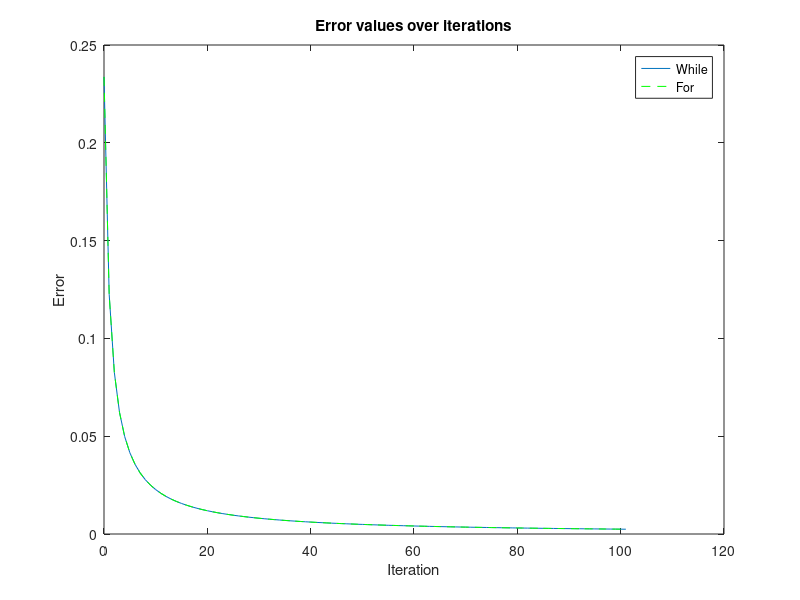
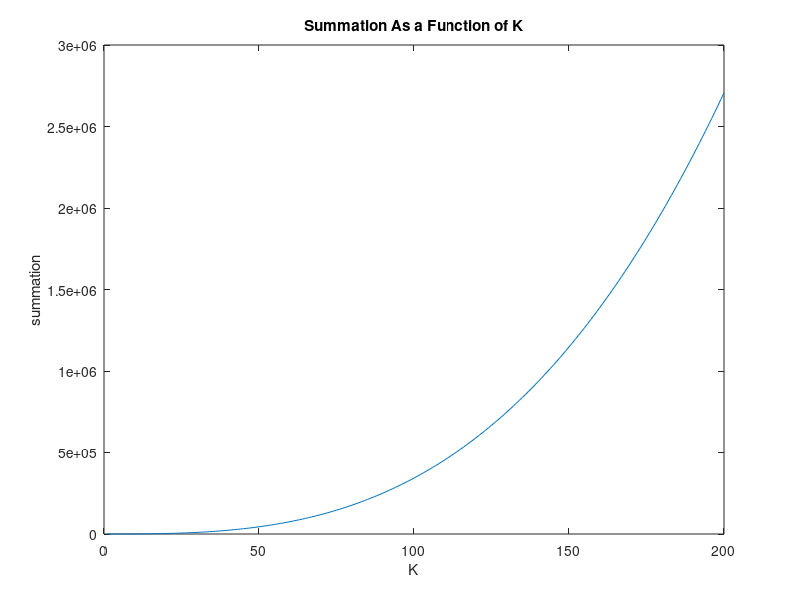
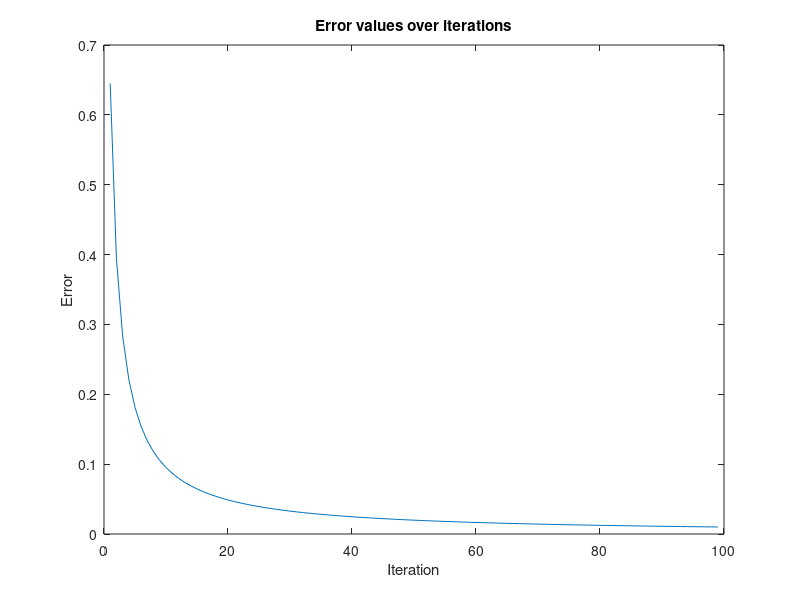

Write the MATLAB code that produced these figures, in order.
clc
clearvars
%% **************************Q_10**************************
n = 0;
sum_w = 0;   %Summation of while
sum_f = 0;   %Summation of for
exact_value1 = pi^2 / 8;
iteration = 0:101;
while(n<=101)
    sum_w = sum_w + 1/(2*n+1)^2;
    error_w(n+1) = abs(exact_value1 - sum_w);
    n = n+1;
end

figure(1)

plot(iteration, error_w)
hold on

for i = 0:101
    sum_f = sum_f + 1/(2*i+1)^2;
    error_f(i+1) = abs(exact_value1 - sum_f);
end

plot(iteration, error_f,'--g')
hold off
title('Error values over iterations')
xlabel('Iteration')
ylabel('Error')
legend('While','For')
%% **************************Q_11**************************
k = 1;  % iteration
sum = 0;

while(k<=200)
    sum = sum + k*(k+1);
    sum_Elememts(k) = sum;
    k = k+1;
end
figure(2)
plot(1:k-1, sum_Elememts)

title('Summation As a Function of K')
xlabel('K')
ylabel('summation')
%% **************************Q_12**************************
exact_value2 = (pi^2)/6;
SM = 0;
for N = 1:99
    SM = SM + 1/N^2;
    error(N) = abs(exact_value2 - SM);
    if (error(N) < 10e-13)
        break;
    end
end
figure(3)
plot(1:numel(error), error)
title('Error values over iterations')
xlabel('Iteration')
ylabel('Error')





